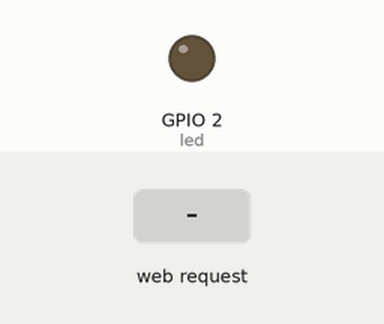
Simulated run of this sketch. Board: ESP8266 (NodeMCU). Shown: output pins drawn as LEDs (lit = HIGH). The test bench sets the inputs (shaded band). WiFi joins after 1.5 s; servers stay silent unless stated; what the sketch prints to the serial monitor is not drawn.

Above: at 2.7 s.
2.8 s: HTTP request GET /led/off received
At 4.2 s:
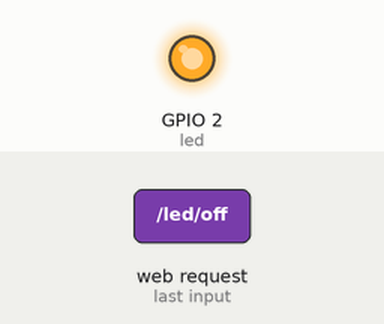
5.8 s: HTTP request GET /led/on received
At 6.5 s:
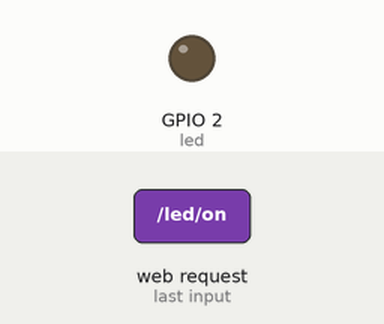
Timing chart, 0 to 8.8 s (numbered marks = the images above; inputs shaded):
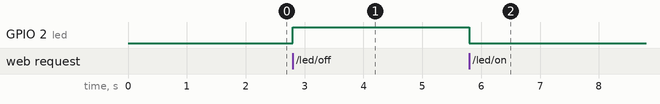

Measured:
- after the input at 2.8 s, GPIO 2 (led): LOW → HIGH at once
- after the input at 5.8 s, GPIO 2 (led): HIGH → LOW at once

The sketch:

APLEDFInal.ino
```cpp
#include <ESP8266WiFi.h>
#include <ESP8266WebServer.h>

ESP8266WebServer server(80);
int led = LED_BUILTIN;

const char MAIN_page[] PROGMEM = R"=====(
<!doctype html>
<html lang="en">
<head>
  <meta charset="utf-8">
  <meta name="viewport" content="width=device-width, initial-scale=1">
  <title>Bootstrap demo</title>
  <link href="https://cdn.jsdelivr.net/npm/bootstrap@5.3.2/dist/css/bootstrap.min.css" rel="stylesheet" integrity="sha384-T3c6CoIi6uLrA9TneNEoa7RxnatzjcDSCmG1MXxSR1GAsXEV/Dwwykc2MPK8M2HN" crossorigin="anonymous">
</head>
<body>
  <div class="container">
    <h1 class="h1 text-center mt-5">No Group</h1>
    <div class="d-grid gap-2 mt-5 ">
      <button class="btn btn-primary" onclick="window.location = 'http://'+location.hostname+'/led/on'" type="button">LED ON</button>
      <button class="btn btn-primary" onclick="window.location = 'http://'+location.hostname+'/led/off'" type="button">LED OFF</button>
    </div>
  </div>
  <script src="https://cdn.jsdelivr.net/npm/bootstrap@5.3.2/dist/js/bootstrap.bundle.min.js" integrity="sha384-C6RzsynM9kWDrMNeT87bh95OGNyZPhcTNXj1NW7RuBCsyN/o0jlpcV8Qyq46cDfL" crossorigin="anonymous"></script>
</body>
</html>

)=====";

void handleRoot() {
 Serial.println("You called root page");
 String s = MAIN_page;
 server.send(200, "text/html", s);
}

void handleLedOn() {
 Serial.println("Turn on LED");
 digitalWrite(led, LOW);
 server.send(200, "text/html", MAIN_page);
}

void handleLedOff() {
 Serial.println("Turn Off LED");
 digitalWrite(led, HIGH);
 server.send(200, "text/html", MAIN_page);
}
void setup()
{
  pinMode(led, OUTPUT);
  Serial.begin(115200);
  Serial.println();

  WiFi.begin("bat_wifi", "password");

  Serial.print("Connecting");
  while (WiFi.status() != WL_CONNECTED)
  {
    delay(500);
    Serial.print(".");
  }
  Serial.println();

  Serial.print("Connected, IP address: ");
  Serial.println(WiFi.localIP());

  server.on("/", handleRoot);
  server.on("/led/on", handleLedOn);
  server.on("/led/off", handleLedOff);

  server.begin();                  //Start server
  Serial.println("HTTP server started");
}

void loop() {
  server.handleClient();
}
```
